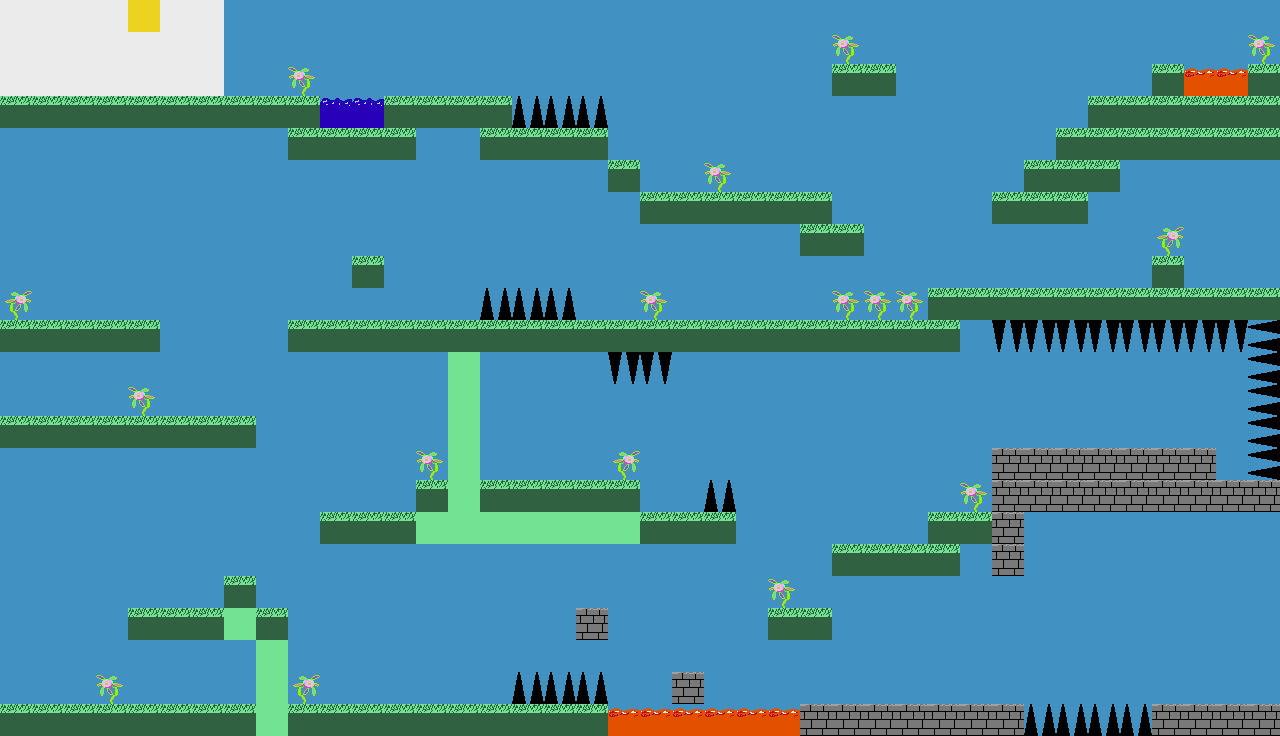

This game map was drawn from its Tiled (.tmx) file and the tilesets committed beside it. A one-line description and the trimmed map source follow:
An orthogonal 40x23 tile map with 32x32 px tiles, 4 tile layers (bg, fg, water, lava), 2 tilesets and 61 objects (8x spikes, 3x health, water, lava, door, ...).

<map version="1.0" orientation="orthogonal" renderorder="right-down" width="40" height="23" tilewidth="32" tileheight="32">
 <tileset firstgid="1" name="level" tilewidth="32" tileheight="32">
  <image source="level.png" width="256" height="256" />
 </tileset>
 <tileset firstgid="65" name="env" tilewidth="32" tileheight="32">
  <image source="env.png" width="256" height="256" />
 </tileset>
 <layer name="bg" width="40" height="23">
  <data>[920 cells, 920 non-empty, 1 distinct tile ids]</data>
 </layer>
 <layer name="fg" width="40" height="23">
  <data>[920 cells, 237 non-empty, 7 distinct tile ids]</data>
 </layer>
 <layer name="water" width="40" height="23">
  <data>[920 cells, 4 non-empty, 2 distinct tile ids]</data>
 </layer>
 <layer name="lava" width="40" height="23">
  <data>[920 cells, 56 non-empty, 4 distinct tile ids]</data>
 </layer>
 <objectgroup name="platforms">
  <object x="0" y="704" width="608" height="32" />
  <object x="672" y="672" width="32" height="32" />
  <object x="128" y="608" width="160" height="32" />
  <object x="224" y="576" width="32" height="32" />
  <object x="320" y="512" width="416" height="32" />
  <object x="416" y="480" width="224" height="32" />
  <object x="448" y="448" width="32" height="32" />
  <object x="0" y="416" width="224" height="32" />
  <object x="288" y="320" width="160" height="32" />
  <object x="0" y="96" width="320" height="32" />
  <object name="water_01" type="water" x="288" y="128" width="130" height="9" />
  <object x="384" y="96" width="128" height="32" />
  <object x="480" y="128" width="128" height="32" />
  <object x="928" y="288" width="352" height="32" />
  <object x="1152" y="256" width="32" height="32" />
  <object x="992" y="192" width="96" height="32" />
  <object x="1024" y="160" width="96" height="32" />
  <object x="1088" y="96" width="96" height="32" />
  <object x="1152" y="64" width="32" height="32" />
  <object x="1248" y="64" width="32" height="32" />
  <object x="800" y="704" width="224" height="32" />
  <object x="992" y="480" width="288" height="32" />
  <object x="992" y="512" width="32" height="32" />
  <object x="992" y="544" width="32" height="32" />
  <object x="992" y="448" width="224" height="32" />
  <object x="1248" y="448" width="32" height="32" />
  <object x="672" y="320" width="288" height="32" />
  <object x="-32" y="-148" width="32" height="900" />
  <object x="1280" y="-148" width="32" height="900" />
  <object x="672" y="192" width="160" height="32" />
  <object x="800" y="224" width="64" height="32" />
  <object name="lava_01" type="lava" x="1184" y="96" width="96" height="32" />
  <object x="1056" y="128" width="224" height="32" />
  <object x="928" y="512" width="64" height="32" />
  <object name="house_door" type="door" x="224" y="-160" width="32" height="256" />
  <object x="0" y="320" width="160" height="32" />
  <object x="352" y="256" width="32" height="32" />
  <object x="832" y="64" width="64" height="32" />
  <object x="608" y="160" width="32" height="32" />
  <object x="640" y="192" width="32" height="32" />
  <object x="224" y="416" width="32" height="32" />
  <object x="256" y="640" width="32" height="64" />
  <object x="832" y="544" width="128" height="32" />
  <object x="576" y="608" width="32" height="32" />
  <object name="spikes_01" type="spikes" x="608" y="352" width="64" height="32" />
  <object name="spikes_02" type="spikes" x="1248" y="320" width="32" height="128" />
  <object x="480" y="320" width="192" height="32" />
  <object x="448" y="320" width="32" height="128" />
  <object x="768" y="608" width="64" height="32" />
  <object x="1152" y="704" width="128" height="32" />
  <object name="spikes_03" type="spikes" x="1024" y="704" width="128" height="32" />
  <object name="spikes_04" type="spikes" x="512" y="96" width="96" height="32" />
  <object name="spikes_05" type="spikes" x="480" y="288" width="96" height="32" />
  <object name="spikes_06" type="spikes" x="512" y="672" width="96" height="32" />
  <object name="spikes_07" type="spikes" x="704" y="480" width="32" height="32" />
  <object name="spikes_08" type="spikes" x="992" y="320" width="256" height="32" />
 </objectgroup>
 <objectgroup name="pickups">
  <object name="ham" type="ham" x="1216" y="672" width="32" height="32" />
  <object name="health_02" type="health" x="1184" y="256" width="32" height="32" />
  <object name="health_01" type="health" x="288" y="288" width="32" height="32" />
  <object name="health_03" type="health" x="1184" y="416" width="32" height="32" />
 </objectgroup>
 <objectgroup name="screens">
  <object name="house_screen" type="screen" x="0" y="-96" width="224" height="192" />
 </objectgroup>
</map>
